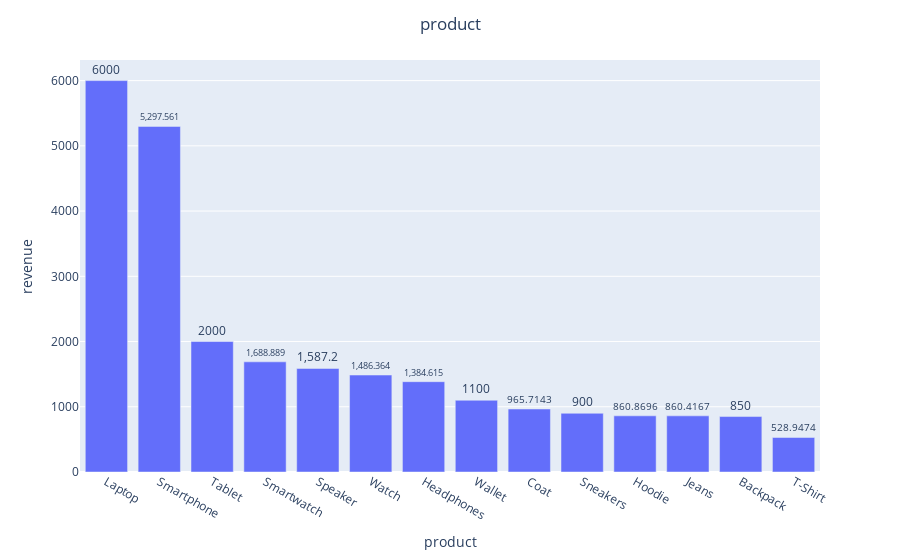

Here is the notebook cell this chart was saved with:
### Code cell
ee=data.groupby(["product"])['revenue'].mean().sort_values(ascending=False).reset_index()
fig = px.bar(ee, x="product",y='revenue',text_auto=True)
fig.update_layout(title="product ")
fig.update_layout(xaxis_title= "product")
fig.update_layout(yaxis_title= "revenue")
fig.update_traces(textposition='outside')
fig.update_layout(title_x=.5)
fig.show()

### Figure 1 — Plotly figure (JSON) as saved in the notebook; plotly's stock layout.template omitted (floating-point values rounded to 4 significant figures)
{"data": [{"alignmentgroup": "True", "hovertemplate": "product=%{x}<br>revenue=%{y}<extra></extra>", "legendgroup": "", "marker": {"color": "#636efa", "pattern": {"shape": ""}}, "name": "", "offsetgroup": "", "orientation": "v", "showlegend": false, "textposition": "outside", "texttemplate": "%{y}", "type": "bar", "x": ["Laptop", "Smartphone", "Tablet", "Smartwatch", "Speaker", "Watch", "Headphones", "Wallet", "Coat", "Sneakers", "Hoodie", "Jeans", "Backpack", "T-Shirt"], "xaxis": "x", "y": [6000, 5298.0, 2000, 1689.0, 1587.0, 1486.0, 1385.0, 1100, 965.7, 900, 860.9, 860.4, 850, 528.9], "yaxis": "y"}], "layout": {"barmode": "relative", "legend": {"tracegroupgap": 0}, "margin": {"t": 60}, "title": {"text": "product ", "x": 0.5}, "xaxis": {"anchor": "y", "domain": [0, 1], "title": {"text": "product"}}, "yaxis": {"anchor": "x", "domain": [0, 1], "title": {"text": "revenue"}}}}
